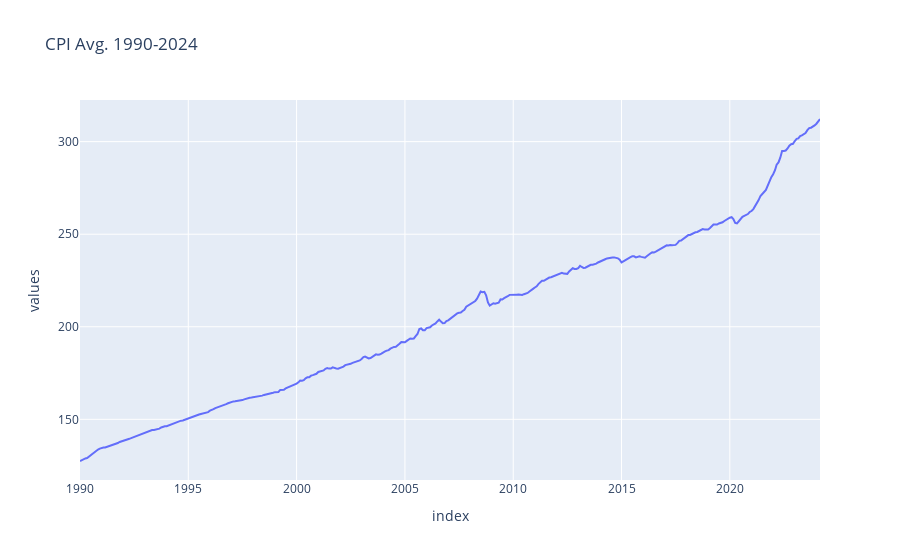

Notebook code cell kept with this figure:
### Code cell
fig=px.line(df2, x='index', y='values', title='CPI Avg. 1990-2024')
fig.show()

### Figure 1 — Plotly figure (JSON) as saved in the notebook; plotly's stock layout.template omitted (floating-point values rounded to 4 significant figures; data arrays with more than 128 entries replaced by an {"elided": "..."} marker saying what was removed)
{"data": [{"hovertemplate": "index=%{x}<br>values=%{y}<extra></extra>", "legendgroup": "", "line": {"color": "#636efa", "dash": "solid"}, "marker": {"symbol": "circle"}, "mode": "lines", "name": "", "orientation": "v", "showlegend": false, "type": "scatter", "x": {"elided": "411 str values"}, "xaxis": "x", "y": {"elided": "411 float values"}, "yaxis": "y"}], "layout": {"legend": {"tracegroupgap": 0}, "title": {"text": "CPI Avg. 1990-2024"}, "xaxis": {"anchor": "y", "domain": [0, 1], "title": {"text": "index"}}, "yaxis": {"anchor": "x", "domain": [0, 1], "title": {"text": "values"}}}}
